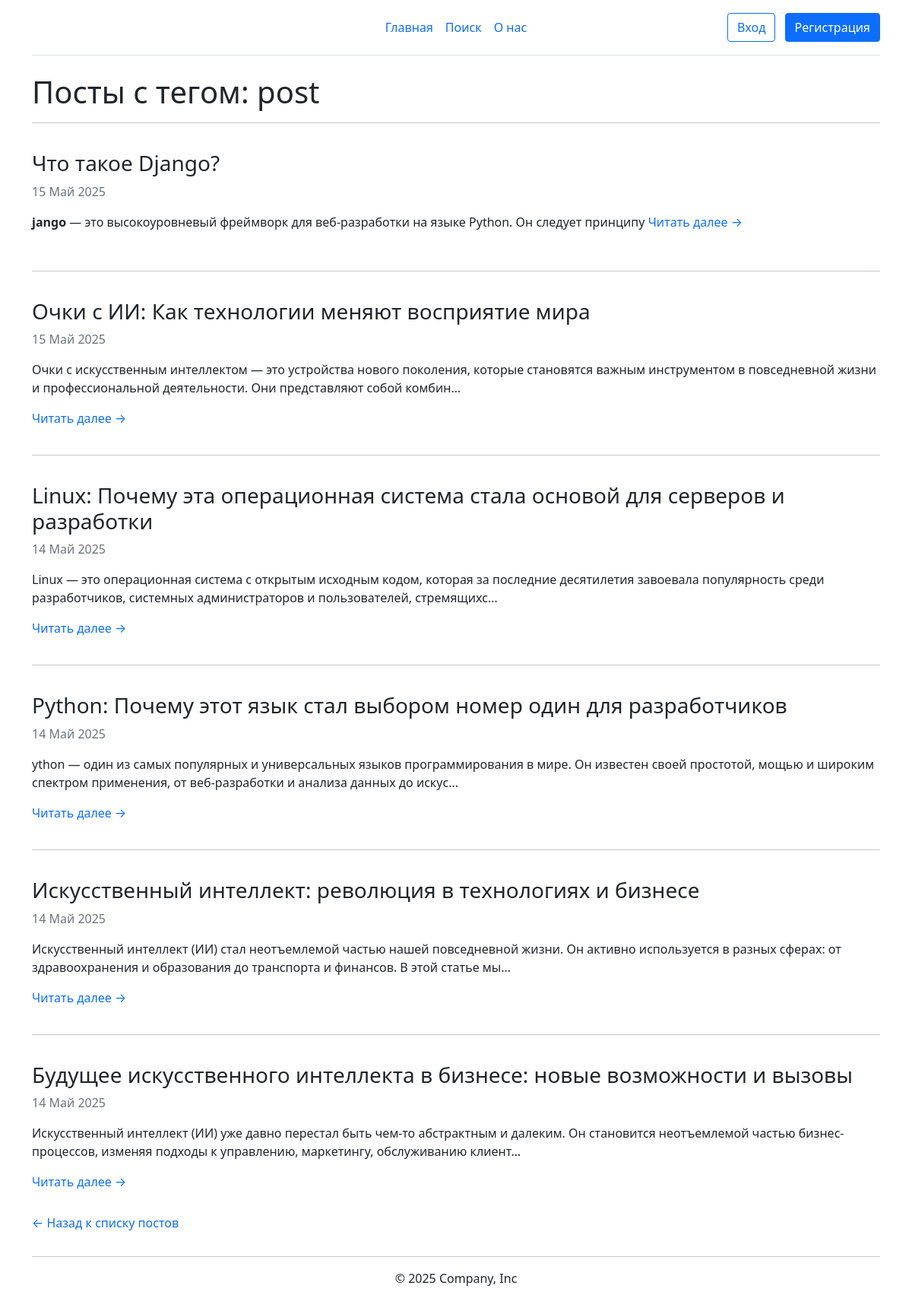
The page /tag/37 on the database as committed earlier.
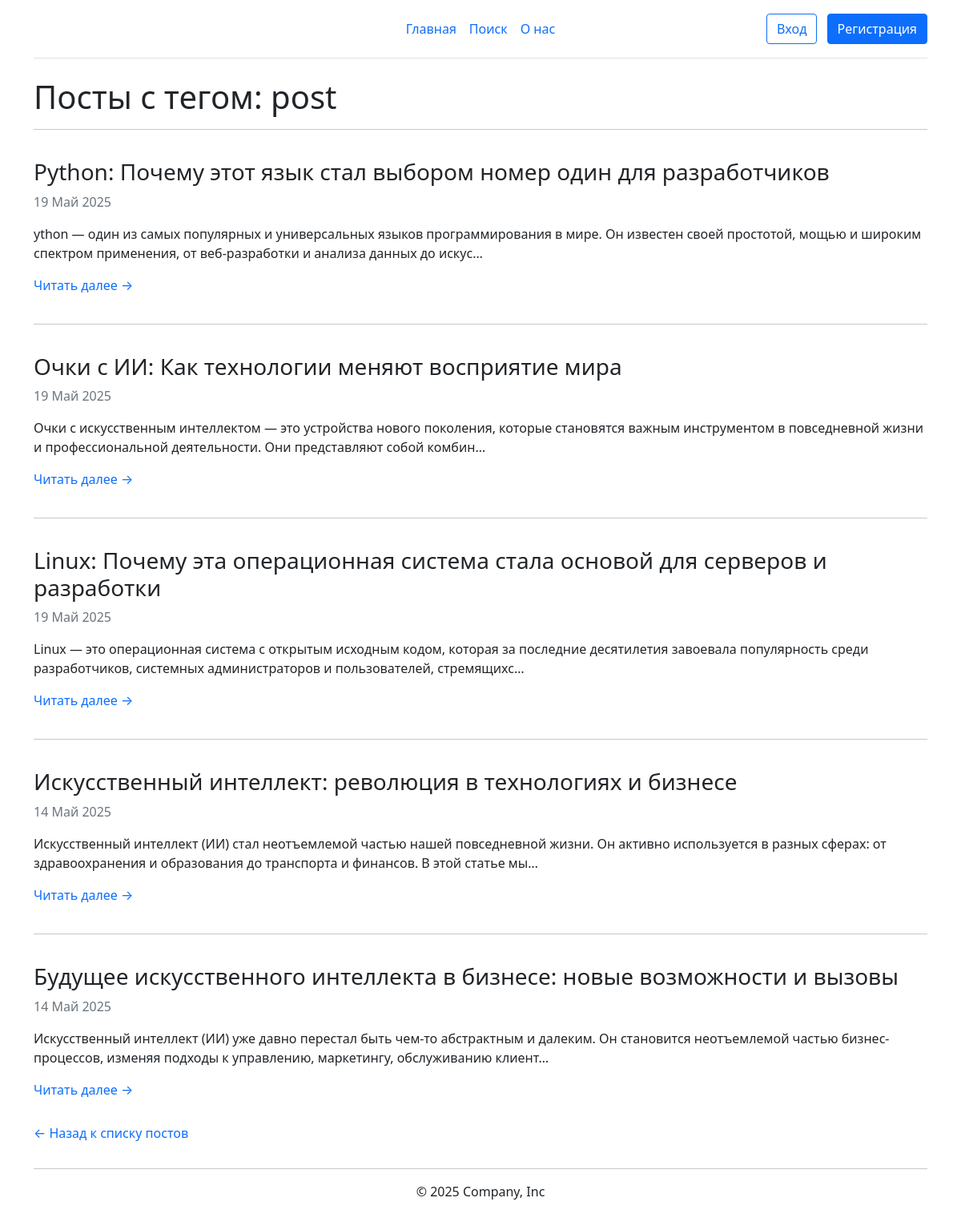
The same page on the database as committed later.
### blog/models.py (models this page shows, shortened)
class Post(models.Model):
    img = models.ImageField(upload_to='blog_img/', default='blog_img/default_blog.jpg',  blank=True, null=True)
    title = models.CharField(max_length=200)
    slug = models.SlugField(max_length=200, unique=True, blank=True)
    body = HTMLField(blank=True)
    created_at = models.DateTimeField(auto_now=True)
    published = models.BooleanField(default=True)
    author = models.ForeignKey(User, on_delete=models.CASCADE)
    tags = models.ManyToManyField(Tag, blank=True)
    class Meta:
        ordering = ['-created_at']
    def __str__(self):
        return self.title
    def get_absolute_url(self):
        return reverse('post_detail', args=[self.slug])

### blog/views.py (the view)
# urls.py: path('tag/<int:tag_id>', PostsByTag, name='posts_by_tag'),
def PostsByTag(request, tag_id):
    tag = get_object_or_404(Tag, id=tag_id)
    posts = Post.objects.filter(tags=tag, published=True)
    return render(request, 'blog/posts_by_tag.html', {'tag': tag, 'posts': posts})

### templates/blog/posts_by_tag.html
{% extends 'base.html' %}
{% block content %}
<div class="container">
    <h1>Посты с тегом: {{ tag.name }}</h1>
    {% for post in posts %}
    <hr>
    <div class="post-preview post-custom-list">
        <h3>{{ post|safe }}</h3>
        <p class="text-muted">{{post.created_at|date:"d M Y"}}</p>
        <p>{{ post.body|truncatechars:200|safe }}</p>
        <a href="{{post.get_absolute_url}}" class="read-more-btn">Читать далее &rarr;</a>
    </div>
    {% empty %}
    <li>Нет постов с этим тегом.</li>
    {% endfor %}
    <a href="{% url 'post_list' %}">&larr; Назад к списку постов</a>
</div>
{% endblock %}

Rows that differ between the two databases and show on the page:
no longer on this page (row edited): Post: title "Что такое Django?", created_at "15 Май 2025", body "jango — это высокоуровневый фреймворк для веб-разработки на языке Python. Он следует принципу"
changed Post "Python: Почему этот язык стал выбором номер один для разработчиков": created_at "14 Май 2025" → "19 Май 2025"; moves up the list
changed Post "Очки с ИИ: Как технологии меняют восприятие мира": created_at "15 Май 2025" → "19 Май 2025"
changed Post "Linux: Почему эта операционная система стала основой для серверов и разработки": created_at "14 Май 2025" → "19 Май 2025"
